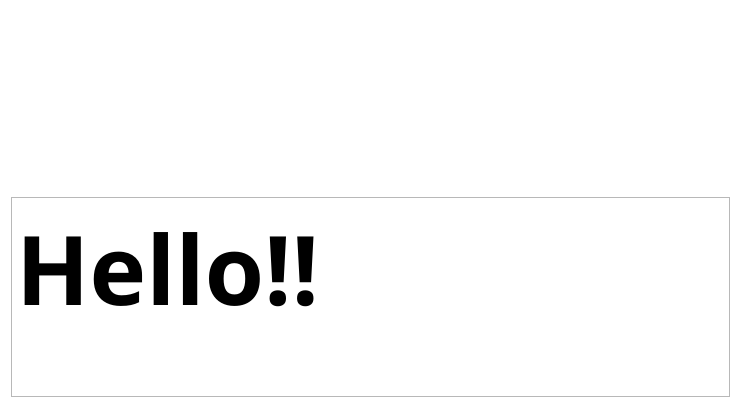
<?xml version="1.0" encoding="UTF-8"?>
<ui version="4.0">
 <class>MainWindow</class>
 <widget class="QMainWindow" name="MainWindow">
  <property name="geometry">
   <rect>
    <x>0</x>
    <y>0</y>
    <width>741</width>
    <height>408</height>
   </rect>
  </property>
  <property name="windowTitle">
   <string>Drishti</string>
  </property>
  <property name="autoFillBackground">
   <bool>false</bool>
  </property>
  <property name="styleSheet">
   <string notr="true">#MainWindow
{
	background-color : rgba(255, 255, 255, 0);
}
</string>
  </property>
  <widget class="QWidget" name="centralWidget">
   <layout class="QVBoxLayout" name="verticalLayout">
    <item>
     <widget class="QGraphicsView" name="graphicsView">
      <property name="maximumSize">
       <size>
        <width>16777215</width>
        <height>180</height>
       </size>
      </property>
      <property name="autoFillBackground">
       <bool>false</bool>
      </property>
      <property name="styleSheet">
       <string notr="true">#graphicsView
{
		background-image : url(:/Basics/Images/1374206_168094966727725_275549373_n.jpg);
	border : none;
	background-color : rgba(255, 255, 255, 0);
   color : rgb(255, 255, 255);
}</string>
      </property>
     </widget>
    </item>
    <item>
     <widget class="QTextBrowser" name="textarea">
      <property name="sizePolicy">
       <sizepolicy hsizetype="Expanding" vsizetype="Expanding">
        <horstretch>0</horstretch>
        <verstretch>0</verstretch>
       </sizepolicy>
      </property>
      <property name="maximumSize">
       <size>
        <width>16777215</width>
        <height>16777215</height>
       </size>
      </property>
      <property name="font">
       <font>
        <family>UnDinaru</family>
        <pointsize>72</pointsize>
        <weight>75</weight>
        <bold>true</bold>
       </font>
      </property>
      <property name="layoutDirection">
       <enum>Qt::LeftToRight</enum>
      </property>
      <property name="html">
       <string>&lt;!DOCTYPE HTML PUBLIC &quot;-//W3C//DTD HTML 4.0//EN&quot; &quot;http://www.w3.org/TR/REC-html40/strict.dtd&quot;&gt;
&lt;html&gt;&lt;head&gt;&lt;meta name=&quot;qrichtext&quot; content=&quot;1&quot; /&gt;&lt;style type=&quot;text/css&quot;&gt;
p, li { white-space: pre-wrap; }
&lt;/style&gt;&lt;/head&gt;&lt;body style=&quot; font-family:'UnDinaru'; font-size:72pt; font-weight:600; font-style:normal;&quot;&gt;
&lt;p style=&quot; margin-top:0px; margin-bottom:0px; margin-left:0px; margin-right:0px; -qt-block-indent:0; text-indent:0px;&quot;&gt;Hello!!&lt;/p&gt;&lt;/body&gt;&lt;/html&gt;</string>
      </property>
     </widget>
    </item>
   </layout>
  </widget>
 </widget>
 <layoutdefault spacing="6" margin="11"/>
 <resources/>
 <connections/>
</ui>
